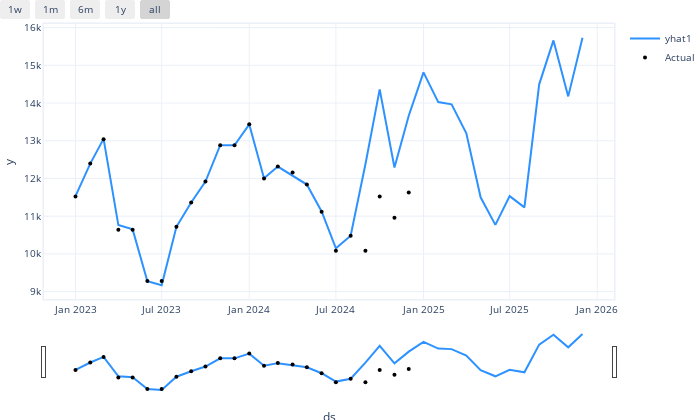

The code cell stored with this chart in its notebook:
### Code cell
from neuralprophet import NeuralProphet, set_log_level
import pandas as pd

set_log_level("ERROR")

df = pd.read_csv('base_teste.csv')

df =df.rename(columns={'Date':'ds','Production': 'y'}) 
df['ds']=pd.DatetimeIndex(df['ds'])
df.head()
# df.index = df['ds']
# df = df.drop(columns=['ds'])
# print(df)

m = NeuralProphet(epochs=500, 
        learning_rate=0.05, 
        normalize="auto",
        n_changepoints=0,
        yearly_seasonality=True,
        weekly_seasonality=True,
        daily_seasonality=True,
        seasonality_mode="additive",
        loss_func="MSE")

df_train, df_val = m.split_df(df, valid_p = 0.2)

metrics = m.fit(df_train, validation_df=df_val, progress="plot-all")
metrics.head(10)

future = m.make_future_dataframe(df,periods=12, n_historic_predictions=len(df))

forecast = m.predict(future)

forecast

# forecast.plot(figsize=(12, 6))

m.plot(forecast)

### Figure 1 — Plotly figure (JSON) as saved in the notebook; plotly's stock layout.template omitted (floating-point values rounded to 4 significant figures)
{"data": [{"fill": "none", "line": {"color": "rgba(45, 146, 255, 1.0)", "width": 2}, "mode": "lines", "name": "yhat1", "type": "scatter", "x": ["2023-01-01T00:00:00", "2023-02-01T00:00:00", "2023-03-01T00:00:00", "2023-04-01T00:00:00", "2023-05-01T00:00:00", "2023-06-01T00:00:00", "2023-07-01T00:00:00", "2023-08-01T00:00:00", "2023-09-01T00:00:00", "2023-10-01T00:00:00", "2023-11-01T00:00:00", "2023-12-01T00:00:00", "2024-01-01T00:00:00", "2024-02-01T00:00:00", "2024-03-01T00:00:00", "2024-04-01T00:00:00", "2024-05-01T00:00:00", "2024-06-01T00:00:00", "2024-07-01T00:00:00", "2024-08-01T00:00:00", "2024-09-01T00:00:00", "2024-10-01T00:00:00", "2024-11-01T00:00:00", "2024-12-01T00:00:00", "2025-01-01T00:00:00", "2025-02-01T00:00:00", "2025-03-01T00:00:00", "2025-04-01T00:00:00", "2025-05-01T00:00:00", "2025-06-01T00:00:00", "2025-07-01T00:00:00", "2025-08-01T00:00:00", "2025-09-01T00:00:00", "2025-10-01T00:00:00", "2025-11-01T00:00:00", "2025-12-01T00:00:00"], "y": [11530.0, 12390.0, 13050.0, 10760.0, 10650.0, 9273.0, 9168.0, 10720.0, 11360.0, 11920.0, 12880.0, 12880.0, 13430.0, 12010.0, 12320.0, 12080.0, 11840.0, 11130.0, 10150.0, 10480.0, 12380.0, 14360.0, 12290.0, 13660.0, 14810.0, 14030.0, 13960.0, 13200.0, 11500.0, 10770.0, 11530.0, 11230.0, 14500.0, 15660.0, 14180.0, 15730.0]}, {"marker": {"color": "black", "size": 4}, "mode": "markers", "name": "Actual", "type": "scatter", "x": ["2023-01-01T00:00:00", "2023-02-01T00:00:00", "2023-03-01T00:00:00", "2023-04-01T00:00:00", "2023-05-01T00:00:00", "2023-06-01T00:00:00", "2023-07-01T00:00:00", "2023-08-01T00:00:00", "2023-09-01T00:00:00", "2023-10-01T00:00:00", "2023-11-01T00:00:00", "2023-12-01T00:00:00", "2024-01-01T00:00:00", "2024-02-01T00:00:00", "2024-03-01T00:00:00", "2024-04-01T00:00:00", "2024-05-01T00:00:00", "2024-06-01T00:00:00", "2024-07-01T00:00:00", "2024-08-01T00:00:00", "2024-09-01T00:00:00", "2024-10-01T00:00:00", "2024-11-01T00:00:00", "2024-12-01T00:00:00", "2025-01-01T00:00:00", "2025-02-01T00:00:00", "2025-03-01T00:00:00", "2025-04-01T00:00:00", "2025-05-01T00:00:00", "2025-06-01T00:00:00", "2025-07-01T00:00:00", "2025-08-01T00:00:00", "2025-09-01T00:00:00", "2025-10-01T00:00:00", "2025-11-01T00:00:00", "2025-12-01T00:00:00"], "y": [11520, 12400, 13040, 10640, 10640, 9280, 9280, 10719, 11360, 11920, 12880, 12880, 13440, 12000, 12320, 12160, 11840, 11120, 10080, 10480, 10080, 11520, 10960, 11629, null, null, null, null, null, null, null, null, null, null, null, null]}], "layout": {"autosize": true, "font": {"size": 10}, "height": 420, "hovermode": "x unified", "margin": {"b": 0, "l": 0, "pad": 0, "r": 10, "t": 10}, "showlegend": true, "title": {"font": {"size": 12}}, "width": 700, "xaxis": {"linewidth": 1.5, "mirror": true, "rangeselector": {"buttons": [{"count": 7, "label": "1w", "step": "day", "stepmode": "backward"}, {"count": 1, "label": "1m", "step": "month", "stepmode": "backward"}, {"count": 6, "label": "6m", "step": "month", "stepmode": "backward"}, {"count": 1, "label": "1y", "step": "year", "stepmode": "backward"}, {"step": "all"}]}, "rangeslider": {"visible": true}, "showline": true, "title": {"text": "ds"}, "type": "date"}, "yaxis": {"linewidth": 1.5, "mirror": true, "showline": true, "title": {"text": "y"}}}}
